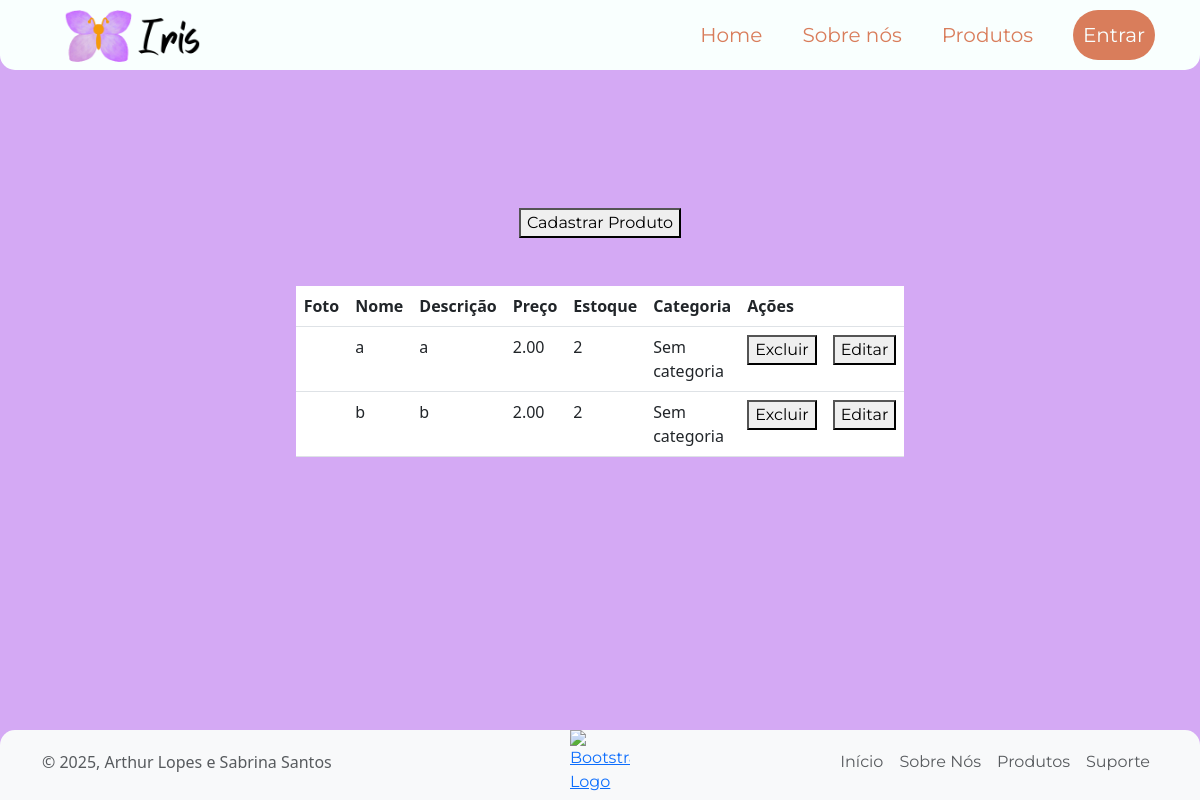
The page /listar-produtos on the database as committed earlier.
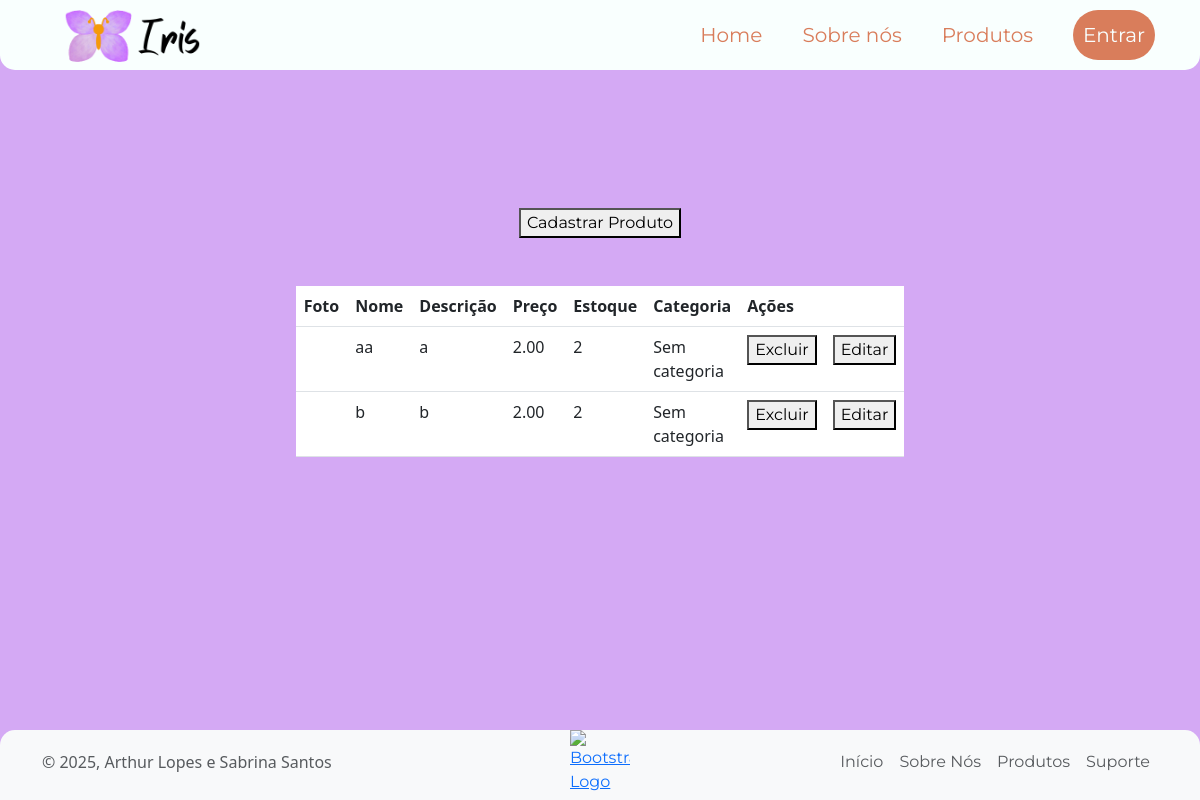
The same page on the database as committed later.
### app/models.py (models this page shows)
class Produto(models.Model):
    nomeProduto = models.CharField(max_length = 200)
    descricaoProduto = models.TextField()
    precoProduto = models.DecimalField(max_digits=10, decimal_places=2)
    imagemProduto = models.ImageField(upload_to='imagens/')
    qtdeEstoque = models.IntegerField()
    categoriaProduto = models.ForeignKey(Categoria, on_delete=models.SET_NULL, null=True, blank=True)

### app/views.py (the view)
# urls.py: path('listar-produtos', views.listarProdutos, name="listarProdutos" ),
def listarProdutos(request):
    produtos = Produto.objects.all().values()
    return render(request, "listar-produtos.html", {'listarProdutos': produtos})

### app/templates/listar-produtos.html (shortened to what this page needs)
{% extends 'template.html' %}
{% load static %}
{% block 'main' %}
    <a href="{% url 'cadastrarProduto' %}" style="justify-content: center; display: flex; margin: 3em; text-decoration: none; text-align: center;"><button  id="btnEditar"> Cadastrar Produto </button> </a>
    <table class="table table-hover p-3 m-auto" style="width: 40%;">
        <tr id="trUsuarios">
            <th>Foto</th>
            <th>Nome</th>
            <th>Descrição</th>
            <th>Preço</th>
            <th>Estoque</th>
            <th>Categoria</th>
            <th colspan= "2">Ações</th>
        </tr>
        {% for produto in listarProdutos %}
            <tr id="trProd">
                <td><img src="/media/{{ produto.imagemProduto }}"  alt=""  style="width: 100px; height: auto;"></td>
                <td>{{produto.nomeProduto}}</td>
                <td>{{produto.descricaoProduto}}</td>
                <td>{{produto.precoProduto}}</td>
                <td>{{produto.qtdeEstoque}}</td>
                   <td>
                {% if produto.categoriaProduto %}
                    {{ produto.categoriaProduto }}
                {% else %}
                    Sem categoria
                {% endif %}
                </td>
                <td><a href="{% url 'excluirProduto' produto.id %}"> <button  id="btnExcluir"> Excluir </button> </a></td>
               <td><a href="{% url 'editarProduto' produto.id %}"> <button id="btnEditar"> Editar</button> </a></td>
            </tr>
        {% endfor %}
    </table>
{% endblock %}

Rows that differ between the two databases and show on the page:
changed Produto (number 1 of 2 on the later page): nomeProduto "a" → "aa"
